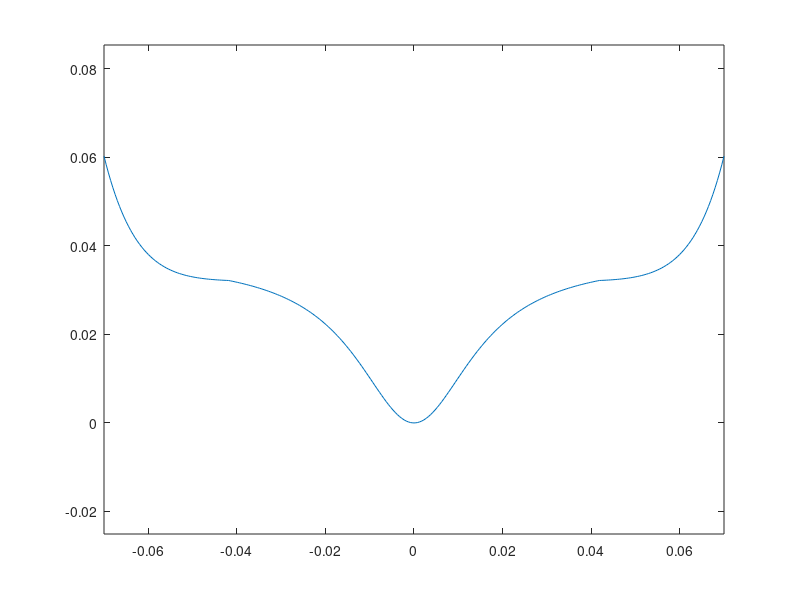

Reproduce this figure in MATLAB. (Note: this script raises an error after producing the figure.)
x = linspace(-0.07, 0.07, 280);
a = 0.037;
n = 3.5;

y = zeros(size(x));

figure(1)
clf

for i=1:length(x)
    X = x(i);
    if (X < -0.04185 || X > 0.04185)
        y(i) = 10000000000 * X^(10) + 0.032;
        
    end
    if (X > -0.04185 && X < 0.04185)
        y(i) = (-(a^n) / (X^2 + a^(n-1))) + 0.037;
    end
end

%%parabola = (x < -0.04185 || x > 0.04185);
%%witch = (x >= -0.04185 && x < 0.04185);









plot(x, y)
axis equal
z = zeros(size(x));

data = table(x', y', z');

writetable(data, "data.txt")